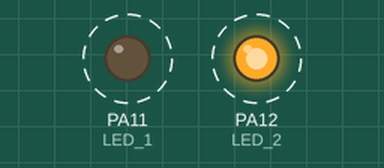
The sketch below on a simulated STM32 Blue Pill. Shown: output pins drawn as LEDs (lit = HIGH). Dashed ring = blinking.

Above: at 0.2 s.
Timing chart, 0 to 3.0 s (numbered marks = the images above):
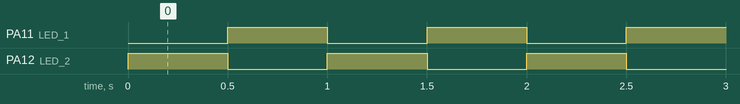

Measured:
- by itself, PA11 (LED_1), PA12 (LED_2): alternates HIGH for 0.50 s and LOW for 0.50 s

The sketch:

problem_pa11_pa12.ino
```cpp
/**
 * Решение проблемы с выводами PA11 и PA12
 * при использовании ядра https://github.com/rogerclarkmelbourne/Arduino_STM32
 * Форум https://www.stm32duino.com/
 */

#define LED_1 PA11
#define LED_2 PA12

void setup() {
  Serial.end(); // Нужно добавить эту строку, чтобы "отключить" класс Serial
  pinMode(LED_1, OUTPUT);
  pinMode(LED_2, OUTPUT);
  digitalWrite(LED_1, HIGH);
  digitalWrite(LED_2, LOW);
}

void loop() {
  digitalWrite(LED_1, !digitalRead(LED_1));
  digitalWrite(LED_2, !digitalRead(LED_2));
  delay(500);
}
```
